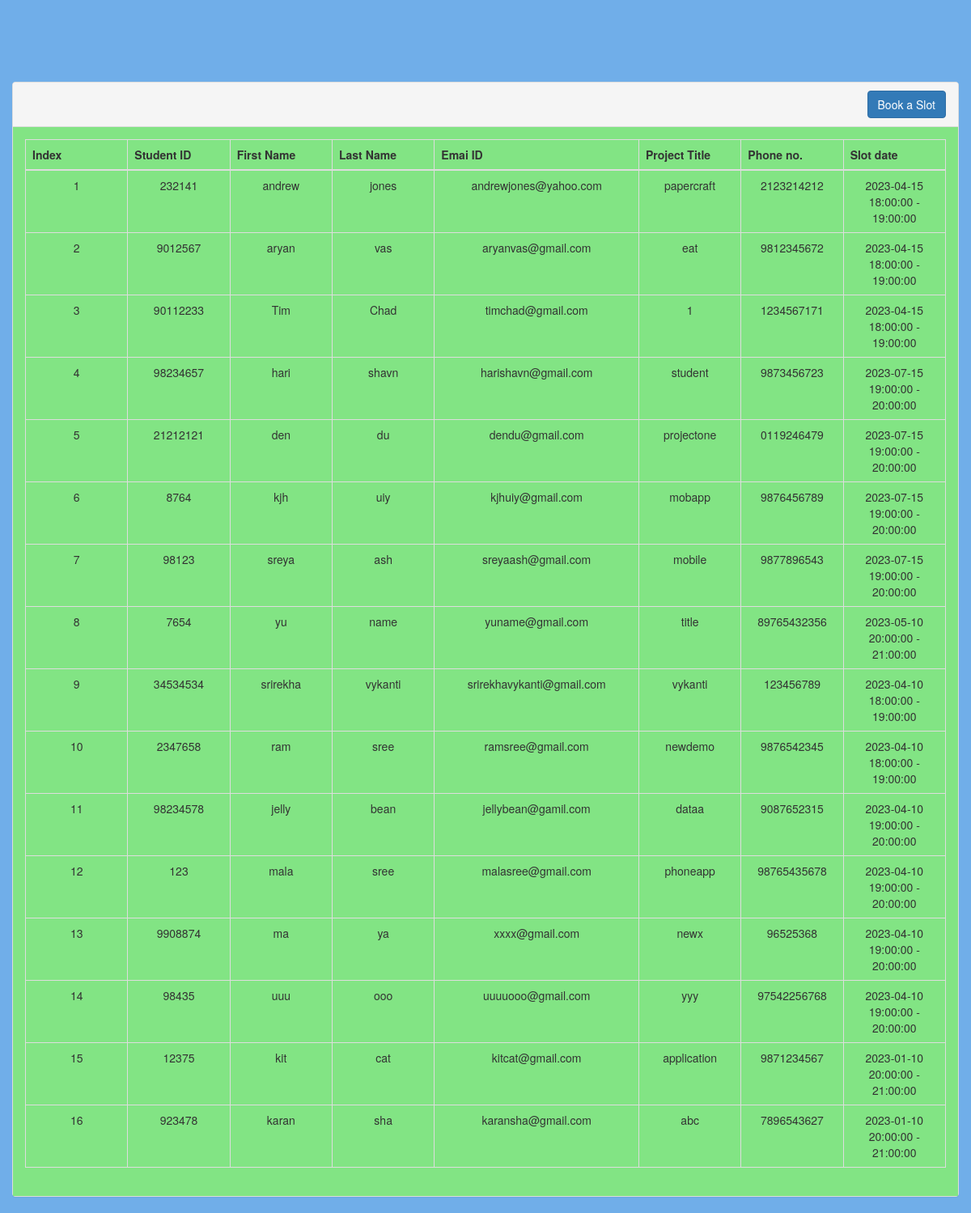
The page / on the database its author committed.
### tables this page shows
CREATE TABLE `registered_students` (
  `id` bigint NOT NULL AUTO_INCREMENT,
  `slot_id` bigint NOT NULL,
  `student_id` bigint NOT NULL,
  PRIMARY KEY (`id`),
  UNIQUE KEY `UK_h0egr2dh1mnrcae9nwr0pks1u` (`student_id`),
  KEY `FKhbo78ik884bmtf531hb7h5r71` (`slot_id`)
);

CREATE TABLE `students` (
  `id` bigint NOT NULL,
  `email` varchar(255) DEFAULT NULL,
  `first_name` varchar(255) DEFAULT NULL,
  `last_name` varchar(255) DEFAULT NULL,
  `phone_number` varchar(255) DEFAULT NULL,
  `project_title` varchar(255) DEFAULT NULL,
  PRIMARY KEY (`id`)
);

CREATE TABLE `slots` (
  `id` bigint NOT NULL,
  `available_seats` bigint DEFAULT NULL,
  `date` date DEFAULT NULL,
  `end_time` time DEFAULT NULL,
  `start_time` time DEFAULT NULL,
  `total_seats` bigint DEFAULT NULL,
  PRIMARY KEY (`id`)
);

### sql.php (called while the page is built, shortened)
<?php
  require_once('includes/load.php');
function find_by_sql($sql)
{
  global $db;
  $result = $db->query($sql);
  $result_set = $db->while_loop($result);
 return $result_set;
}
function join_slots_table(){
 $sql  =" SELECT s.id,s.first_name,s.last_name,s.email,s.project_title,s.phone_number,s1.slot_id, p.date,p.start_time,p.end_time ";
 $sql  .=" from students s";
 $sql  .=" right join registered_students s1 on s.id=s1.student_id";
 $sql  .=" left join slots p on p.id=s1.slot_id";
 $sql  .=" ORDER BY p.id ASC";
 return find_by_sql($sql);
}
?>

### database.php (called while the page is built, shortened)
<?php
class MySqli_DB {
    private $con;
    public $query_id;
public function db_connect()
{
  $this->con = mysqli_connect(DB_HOST,DB_USER,DB_PASS);
  if(!$this->con)
         {
           die(" Database connection failed:". mysqli_connect_error());
         } else {
           $select_db = $this->con->select_db(DB_NAME);
         }
}
public function query($sql)
   {
      if (trim($sql != "")) {
          $this->query_id = $this->con->query($sql);
      }
       return $this->query_id;
   }
public function fetch_array($statement)
{
  return mysqli_fetch_array($statement);
}
public function while_loop($loop){
   $results = array();
   while ($result = $this->fetch_array($loop)) {
      $results[] = $result;
   }
 return $results;
}
}
$db = new MySqli_DB();
?>

### functions.php (called while the page is built, shortened)
<?php
function remove_junk($str){
  $str = nl2br($str);
  $str = htmlspecialchars(strip_tags($str, ENT_QUOTES));
  return $str;
}
function count_id(){
  static $count = 1;
  return $count++;
}
?>

### index.php (the view, shortened to what this page needs)
<?php
  $regStudents = join_slots_table();
?>
<?php include_once('layouts/header.php'); ?>
  <div class="row">
     <div class="col-md-12" style="margin-top:100px;">
     </div>
    <div class="col-md-12">
      <div class="panel panel-default">
        <div class="panel-heading clearfix">
         <div class="pull-right">
           <a href="register.php" class="btn btn-primary">Book a Slot</a>
         </div>
        </div>
        <div class="panel-body">
          <table class="table table-bordered">
            <thead>
              <tr>
                <th  style="width: 10%;"> Index </th>
                <th  style="width: 10%;"> Student ID </th>
                <th  style="width: 10%;"> First Name </th>
                <th  style="width: 10%;"> Last Name </th>
                <th  style="width: 20%;"> Emai ID </th>
                <th  style="width: 10%;"> Project Title</th>
                <th  style="width: 10%;"> Phone no. </th>
                <th  style="width: 10%;"> Slot date </th>
              </tr>
            </thead>
            <tbody>
              <?php
                foreach ($regStudents as $regStudent):
                ?>
              <tr>
                <td class="text-center"><?php echo count_id();?></td>
                <td class="text-center"> <?php echo remove_junk($regStudent['id']); ?></td>
                <td class="text-center"> <?php echo remove_junk($regStudent['first_name']); ?></td>
                <td class="text-center" > <?php echo remove_junk($regStudent['last_name']);?></td>
                <td class="text-center"> <?php echo remove_junk($regStudent['email']); ?></td>
                <td class="text-center"> <?php echo remove_junk($regStudent['project_title']); ?></td>
                <td class="text-center"> <?php echo remove_junk($regStudent['phone_number']); ?></td>
                <td class="text-center"> <?php echo remove_junk($regStudent['date']) . ' ' . $regStudent['start_time'] . ' - ' . $regStudent['end_time'] ;
                ; ?></td>
              </tr>
             <?php endforeach; ?>
            </tbody>
        </div>
      </div>
    </div>
  </div>
  <?php include_once('layouts/footer.php'); ?>

### header.php (shortened to what this page needs)
<!DOCTYPE html>
  <html lang="en">
    <head>
    <link rel="stylesheet" href="https://maxcdn.bootstrapcdn.com/bootstrap/3.3.4/css/bootstrap.min.css"/>
    <link rel="stylesheet" href="//cdnjs.cloudflare.com/ajax/libs/bootstrap-datepicker/1.3.0/css/datepicker3.min.css" />
    <link rel="stylesheet" href="libs/css/main.css" />
  </head>
  <body>
<div class="page login_page">
  <div class="container-fluid">

### footer.php (shortened to what this page needs)
     </div>
    </div>
  </body>
</html>

### main.css (style rules this page uses)
body { font-family: 'Helvetica Neue', Helvetica, Arial, sans-serif; font-weight: 400; overflow-x: hidden; overflow-y: auto; background: #70aee9; height: 100%; width: 100%; }
a { color: #777; text-decoration: none; }
.panel-body { background-color: #82e484; }

### rows shown on the page
registered_students: count_id "1", student "232141", student.first_name "andrew", student.last_name "jones", student.email "andrewjones@yahoo.com", student.project_title "papercraft", student.phone_number "2123214212", slot.date "2023-04-15", slot.start_time "18:00:00", slot.end_time "19:00:00"
registered_students: count_id "2", student "9012567", student.first_name "aryan", student.last_name "vas", student.email "aryanvas@gmail.com", student.project_title "eat", student.phone_number "9812345672", slot.date "2023-04-15", slot.start_time "18:00:00", slot.end_time "19:00:00"
registered_students: count_id "3", student "90112233", student.first_name "Tim", student.last_name "Chad", student.email "timchad@gmail.com", student.project_title "1", student.phone_number "1234567171", slot.date "2023-04-15", slot.start_time "18:00:00", slot.end_time "19:00:00"
registered_students: count_id "4", student "98234657", student.first_name "hari", student.last_name "shavn", student.email "harishavn@gmail.com", student.project_title "student", student.phone_number "9873456723", slot.date "2023-07-15", slot.start_time "19:00:00", slot.end_time "20:00:00"
registered_students: count_id "5", student "21212121", student.first_name "den", student.last_name "du", student.email "dendu@gmail.com", student.project_title "projectone", student.phone_number "0119246479", slot.date "2023-07-15", slot.start_time "19:00:00", slot.end_time "20:00:00"
registered_students: count_id "6", student "8764", student.first_name "kjh", student.last_name "uiy", student.email "kjhuiy@gmail.com", student.project_title "mobapp", student.phone_number "9876456789", slot.date "2023-07-15", slot.start_time "19:00:00", slot.end_time "20:00:00"
registered_students: count_id "7", student "98123", student.first_name "sreya", student.last_name "ash", student.email "sreyaash@gmail.com", student.project_title "mobile", student.phone_number "9877896543", slot.date "2023-07-15", slot.start_time "19:00:00", slot.end_time "20:00:00"
registered_students: count_id "8", student "7654", student.first_name "yu", student.last_name "name", student.email "yuname@gmail.com", student.project_title "title", student.phone_number "89765432356", slot.date "2023-05-10", slot.start_time "20:00:00", slot.end_time "21:00:00"
registered_students: count_id "9", student "34534534", student.first_name "srirekha", student.last_name "vykanti", student.email "srirekhavykanti@gmail.com", student.project_title "vykanti", student.phone_number "123456789", slot.date "2023-04-10", slot.start_time "18:00:00", slot.end_time "19:00:00"
registered_students: count_id "10", student "2347658", student.first_name "ram", student.last_name "sree", student.email "ramsree@gmail.com", student.project_title "newdemo", student.phone_number "9876542345", slot.date "2023-04-10", slot.start_time "18:00:00", slot.end_time "19:00:00"
registered_students: count_id "11", student "98234578", student.first_name "jelly", student.last_name "bean", student.email "jellybean@gamil.com", student.project_title "dataa", student.phone_number "9087652315", slot.date "2023-04-10", slot.start_time "19:00:00", slot.end_time "20:00:00"
registered_students: count_id "12", student "123", student.first_name "mala", student.last_name "sree", student.email "malasree@gmail.com", student.project_title "phoneapp", student.phone_number "98765435678", slot.date "2023-04-10", slot.start_time "19:00:00", slot.end_time "20:00:00"
registered_students: count_id "13", student "9908874", student.first_name "ma", student.last_name "ya", student.email "xxxx@gmail.com", student.project_title "newx", student.phone_number "96525368", slot.date "2023-04-10", slot.start_time "19:00:00", slot.end_time "20:00:00"
registered_students: count_id "14", student "98435", student.first_name "uuu", student.last_name "ooo", student.email "uuuuooo@gmail.com", student.project_title "yyy", student.phone_number "97542256768", slot.date "2023-04-10", slot.start_time "19:00:00", slot.end_time "20:00:00"
registered_students: count_id "15", student "12375", student.first_name "kit", student.last_name "cat", student.email "kitcat@gmail.com", student.project_title "application", student.phone_number "9871234567", slot.date "2023-01-10", slot.start_time "20:00:00", slot.end_time "21:00:00"
registered_students: count_id "16", student "923478", student.first_name "karan", student.last_name "sha", student.email "karansha@gmail.com", student.project_title "abc", student.phone_number "7896543627", slot.date "2023-01-10", slot.start_time "20:00:00", slot.end_time "21:00:00"
